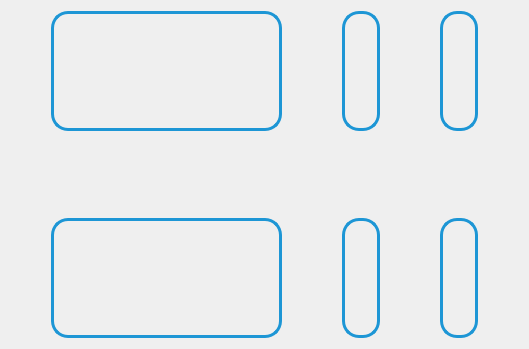
      <widget class="QWidget" name="favorite_tab">
       <property name="styleSheet">
        <string notr="true">QPushButton{
	border-radius:17px;
	border: 3px solid #4CAF50;
	border-color: rgb(29, 150, 213);
	background-color:transparent;
}

QPushButton:hover{
	background-color:rgb(26, 241, 255, 0.5);
	border: 4px solid rgb(29, 150, 213)
}</string>
       </property>
       <attribute name="icon">
        <iconset>
         <normaloff>Downloads/icons8-bookmark-64.png</normaloff>Downloads/icons8-bookmark-64.png</iconset>
       </attribute>
       <attribute name="title">
        <string>نشان‌شده‌ها</string>
       </attribute>
       <layout class="QGridLayout" name="gridLayout_4">
        <item row="0" column="0">
         <layout class="QGridLayout" name="gridLayout">
          <property name="leftMargin">
           <number>40</number>
          </property>
          <property name="rightMargin">
           <number>40</number>
          </property>
          <property name="bottomMargin">
           <number>0</number>
          </property>
          <property name="horizontalSpacing">
           <number>60</number>
          </property>
          <property name="verticalSpacing">
           <number>87</number>
          </property>
          <item row="0" column="0">
           <widget class="QPushButton" name="favoritcase1">
            <property name="sizePolicy">
             <sizepolicy hsizetype="Expanding" vsizetype="Fixed">
              <horstretch>0</horstretch>
              <verstretch>0</verstretch>
             </sizepolicy>
            </property>
            <property name="minimumSize">
             <size>
              <width>0</width>
              <height>120</height>
             </size>
            </property>
            <property name="font">
             <font>
              <pointsize>63</pointsize>
             </font>
            </property>
            <property name="text">
             <string/>
            </property>
            <property name="icon">
             <iconset resource="icons.qrc">
              <normaloff>:/newPrefix/icons8-add-64 (1).png</normaloff>:/newPrefix/icons8-add-64 (1).png</iconset>
            </property>
            <property name="iconSize">
             <size>
              <width>60</width>
              <height>60</height>
             </size>
            </property>
           </widget>
          </item>
          <item row="0" column="1">
           <widget class="QPushButton" name="favoritcase2">
            <property name="sizePolicy">
             <sizepolicy hsizetype="Expanding" vsizetype="Fixed">
              <horstretch>0</horstretch>
              <verstretch>0</verstretch>
             </sizepolicy>
            </property>
            <property name="minimumSize">
             <size>
              <width>0</width>
              <height>120</height>
             </size>
            </property>
            <property name="text">
             <string/>
            </property>
            <property name="icon">
             <iconset resource="icons.qrc">
              <normaloff>:/newPrefix/icons8-add-64 (1).png</normaloff>:/newPrefix/icons8-add-64 (1).png</iconset>
            </property>
            <property name="iconSize">
             <size>
              <width>60</width>
              <height>60</height>
             </size>
            </property>
           </widget>
          </item>
          <item row="0" column="2">
           <widget class="QPushButton" name="favoritcase3">
            <property name="sizePolicy">
             <sizepolicy hsizetype="Expanding" vsizetype="Fixed">
              <horstretch>0</horstretch>
              <verstretch>0</verstretch>
             </sizepolicy>
            </property>
            <property name="minimumSize">
             <size>
              <width>0</width>
              <height>120</height>
             </size>
            </property>
            <property name="text">
             <string/>
            </property>
            <property name="icon">
             <iconset resource="icons.qrc">
              <normaloff>:/newPrefix/icons8-add-64 (1).png</normaloff>:/newPrefix/icons8-add-64 (1).png</iconset>
            </property>
            <property name="iconSize">
             <size>
              <width>60</width>
              <height>60</height>
             </size>
            </property>
           </widget>
          </item>
          <item row="1" column="0">
           <widget class="QPushButton" name="favoritcase4">
            <property name="sizePolicy">
             <sizepolicy hsizetype="Expanding" vsizetype="Fixed">
              <horstretch>0</horstretch>
              <verstretch>0</verstretch>
             </sizepolicy>
            </property>
            <property name="minimumSize">
             <size>
              <width>0</width>
              <height>120</height>
             </size>
            </property>
            <property name="text">
             <string/>
            </property>
            <property name="icon">
             <iconset resource="icons.qrc">
              <normaloff>:/newPrefix/icons8-add-64 (1).png</normaloff>:/newPrefix/icons8-add-64 (1).png</iconset>
            </property>
            <property name="iconSize">
             <size>
              <width>60</width>
              <height>60</height>
             </size>
            </property>
           </widget>
          </item>
          <item row="1" column="1">
           <widget class="QPushButton" name="favoritcase5">
            <property name="sizePolicy">
             <sizepolicy hsizetype="Expanding" vsizetype="Fixed">
              <horstretch>0</horstretch>
              <verstretch>0</verstretch>
             </sizepolicy>
            </property>
            <property name="minimumSize">
             <size>
              <width>0</width>
              <height>120</height>
             </size>
            </property>
            <property name="text">
             <string/>
            </property>
            <property name="icon">
             <iconset resource="icons.qrc">
              <normaloff>:/newPrefix/icons8-add-64 (1).png</normaloff>:/newPrefix/icons8-add-64 (1).png</iconset>
            </property>
            <property name="iconSize">
             <size>
              <width>60</width>
              <height>60</height>
             </size>
            </property>
           </widget>
          </item>
          <item row="1" column="2">
           <widget class="QPushButton" name="favoritcase6">
            <property name="sizePolicy">
             <sizepolicy hsizetype="Expanding" vsizetype="Fixed">
              <horstretch>0</horstretch>
              <verstretch>0</verstretch>
             </sizepolicy>
            </property>
            <property name="minimumSize">
             <size>
              <width>0</width>
              <height>120</height>
             </size>
            </property>
            <property name="text">
             <string/>
            </property>
            <property name="icon">
             <iconset resource="icons.qrc">
              <normaloff>:/newPrefix/icons8-add-64 (1).png</normaloff>:/newPrefix/icons8-add-64 (1).png</iconset>
            </property>
            <property name="iconSize">
             <size>
              <width>60</width>
              <height>60</height>
             </size>
            </property>
           </widget>
          </item>
         </layout>
        </item>
       </layout>
      </widget>
